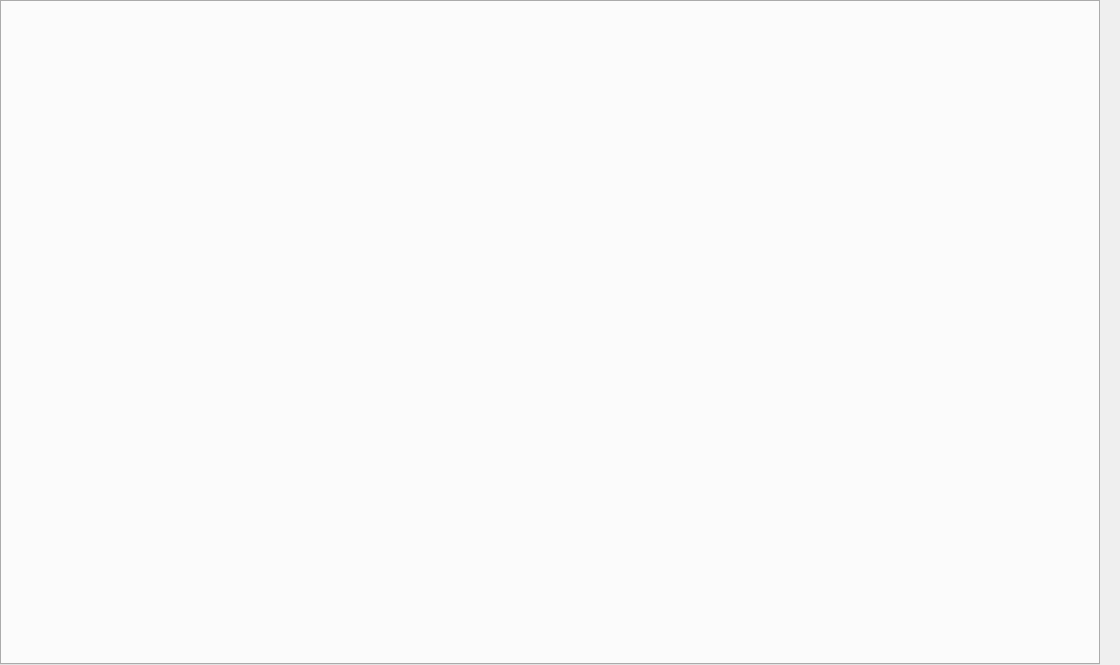
<?xml version="1.0" encoding="UTF-8"?>
<ui version="4.0">
 <class>MainWidget</class>
 <widget class="QWidget" name="MainWidget">
  <property name="geometry">
   <rect>
    <x>0</x>
    <y>0</y>
    <width>1120</width>
    <height>665</height>
   </rect>
  </property>
  <property name="minimumSize">
   <size>
    <width>0</width>
    <height>0</height>
   </size>
  </property>
  <property name="maximumSize">
   <size>
    <width>16777215</width>
    <height>16777215</height>
   </size>
  </property>
  <property name="windowTitle">
   <string>Form</string>
  </property>
  <widget class="QLabel" name="labelBack">
   <property name="geometry">
    <rect>
     <x>0</x>
     <y>0</y>
     <width>1120</width>
     <height>61</height>
    </rect>
   </property>
   <property name="styleSheet">
    <string notr="true"/>
   </property>
   <property name="text">
    <string/>
   </property>
  </widget>
  <widget class="QLabel" name="labelLogo">
   <property name="geometry">
    <rect>
     <x>45</x>
     <y>10</y>
     <width>145</width>
     <height>54</height>
    </rect>
   </property>
   <property name="text">
    <string/>
   </property>
  </widget>
  <widget class="QTabWidget" name="tabWidget">
   <property name="geometry">
    <rect>
     <x>0</x>
     <y>0</y>
     <width>1100</width>
     <height>665</height>
    </rect>
   </property>
   <property name="maximumSize">
    <size>
     <width>16777215</width>
     <height>16777215</height>
    </size>
   </property>
   <property name="currentIndex">
    <number>-1</number>
   </property>
  </widget>
  <zorder>labelBack</zorder>
  <zorder>tabWidget</zorder>
  <zorder>labelLogo</zorder>
 </widget>
 <resources/>
 <connections/>
</ui>
